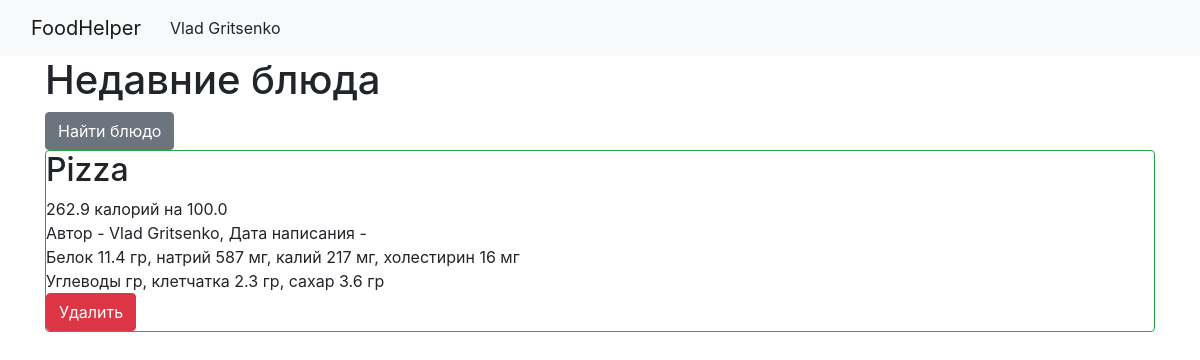
Page / (signed in) on the earlier database version.
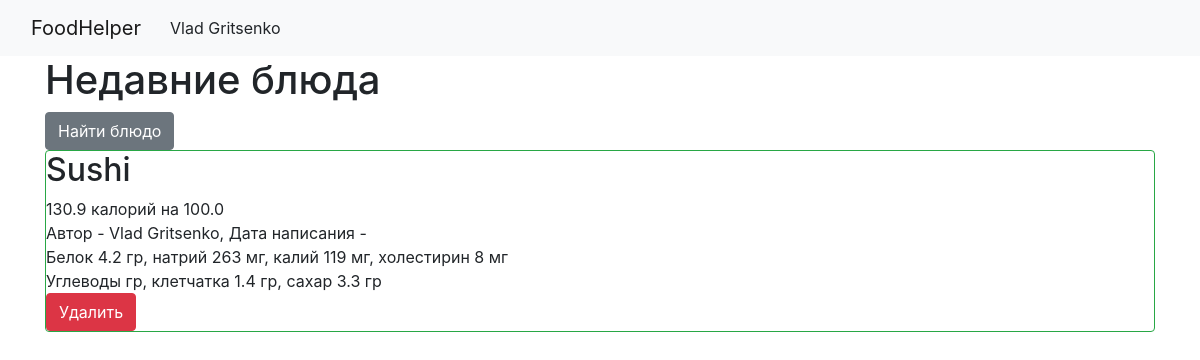
Same page on the later database version.
### data/users.py (models this page shows, shortened)
class User(SqlAlchemyBase, UserMixin):
    __tablename__ = 'users'
    id = sqlalchemy.Column(sqlalchemy.Integer, primary_key=True, autoincrement=True)
    name = sqlalchemy.Column(sqlalchemy.String, nullable=True)
    about = sqlalchemy.Column(sqlalchemy.String, nullable=True)
    email = sqlalchemy.Column(sqlalchemy.String, index=True, unique=True, nullable=True)
    hashed_password = sqlalchemy.Column(sqlalchemy.String, nullable=True)
    created_date = sqlalchemy.Column(sqlalchemy.DateTime, default=datetime.datetime.now)
    news = orm.relationship("Dishes", back_populates='user')

### data/dishes.py (models this page shows)
class Dishes(SqlAlchemyBase):
    __tablename__ = 'dishes'
    id = sqlalchemy.Column(sqlalchemy.Integer,
                           primary_key=True, autoincrement=True)
    title = sqlalchemy.Column(sqlalchemy.String, nullable=True)
    calories = sqlalchemy.Column(sqlalchemy.String, nullable=True)
    size = sqlalchemy.Column(sqlalchemy.String, nullable=True)
    protein = sqlalchemy.Column(sqlalchemy.String, nullable=True)
    sodium = sqlalchemy.Column(sqlalchemy.String, nullable=True)
    potassium = sqlalchemy.Column(sqlalchemy.String, nullable=True)
    cholesterol = sqlalchemy.Column(sqlalchemy.String, nullable=True)
    carbohydrates_total = sqlalchemy.Column(sqlalchemy.String, nullable=True)
    fiber = sqlalchemy.Column(sqlalchemy.String, nullable=True)
    sugar = sqlalchemy.Column(sqlalchemy.String, nullable=True)
    is_private = sqlalchemy.Column(sqlalchemy.Boolean, default=True)
    user_id = sqlalchemy.Column(sqlalchemy.Integer,
                                sqlalchemy.ForeignKey("users.id"))
    user = orm.relationship('User')

### main.py (the view)
@app.route("/")
def index():
    db_sess = db_session.create_session()
    news = db_sess.query(Dishes).filter(Dishes.is_private != True)
    if current_user.is_authenticated:
        news = db_sess.query(Dishes).filter(
            (Dishes.user == current_user) | (Dishes.is_private != True))
    else:
        news = db_sess.query(Dishes).filter(Dishes.is_private != True)
    return render_template("index.html", news=news)

### data/db_session.py (called while the page is built)
def create_session() -> Session:
    global __factory
    return __factory()

### main.py (called while the page is built)
@login_manager.user_loader
def load_user(user_id):
    db_sess = db_session.create_session()
    return db_sess.query(User).get(user_id)

### templates/index.html
{% extends "base.html" %}
{% block content %}
<h1>Недавние блюда</h1>
    <a href="search_dish" class="btn btn-secondary">Найти блюдо</a>
{% for item in news%}
<div class="col-md6 border rounded border-success">
    <h2>{{item.title.capitalize() }}</h2>
    <div>
        {{ item.calories }}  калорий на  {{ item.size }}
    </div>
    <div>
        Автор - {{item.user.name}}, Дата написания - {{item.created_date}}
    </div>
     <div>
        Белок {{ item.protein }} гр, натрий {{ item.sodium }} мг, калий {{ item.potassium }} мг, холестирин
        {{ item.cholesterol }} мг
    </div>
    <div>
        Углеводы {{ item.carbohydrates }} гр, клетчатка {{item.fiber}} гр, сахар {{item.sugar}} гр
    </div>
    {% if current_user.is_authenticated and current_user == item.user %}
    <div>
        <a href="/news_delete/{{ item.id }}" class="btn btn-danger">
            Удалить
        </a>
    </div>
{% endif %}
</div>
{% endfor %}
{% endblock %}

### templates/base.html (shortened to what this page needs)
<!doctype html>
<html lang="en">
<head>
    <link rel="stylesheet"
          href="https://stackpath.bootstrapcdn.com/bootstrap/4.4.1/css/bootstrap.min.css"
>
</head>
<body>
<header>
    <nav class="navbar navbar-expand-lg navbar-light bg-light">
        <div class="container-fluid">
        <a class="navbar-brand" href="/">FoodHelper</a>
        {% if current_user.is_authenticated %}
         <div class="collapse navbar-collapse" id="navbarNavLightDropdown">
      <ul class="navbar-nav">
        <li class="nav-item dropdown">
          <button class="btn btn-light dropdown-toggle-end" data-bs-toggle="dropdown" aria-expanded="false">
            {{ current_user.name }}
          </button>
        </li>
      </ul>
    </div>
  </div>
</nav>
{% else %}
    <p>
        <a class="btn btn-primary " href="/register">Зарегистрироваться</a>
        <a class="btn btn-success" href="/login">Войти</a>
    </p>
{% endif %}
</header>
<main role="main" class="container">
    {% block content %}{% endblock %}
</main>
</body>
</html>

Differences in the rows shown:
changed Dishes "Vlad Gritsenko": title "Pizza" → "Sushi"; calories "262.9" → "130.9"; protein "11.4" → "4.2"; sodium "587" → "263"; potassium "217" → "119"; cholesterol "16" → "8"; fiber "2.3" → "1.4"; sugar "3.6" → "3.3"
